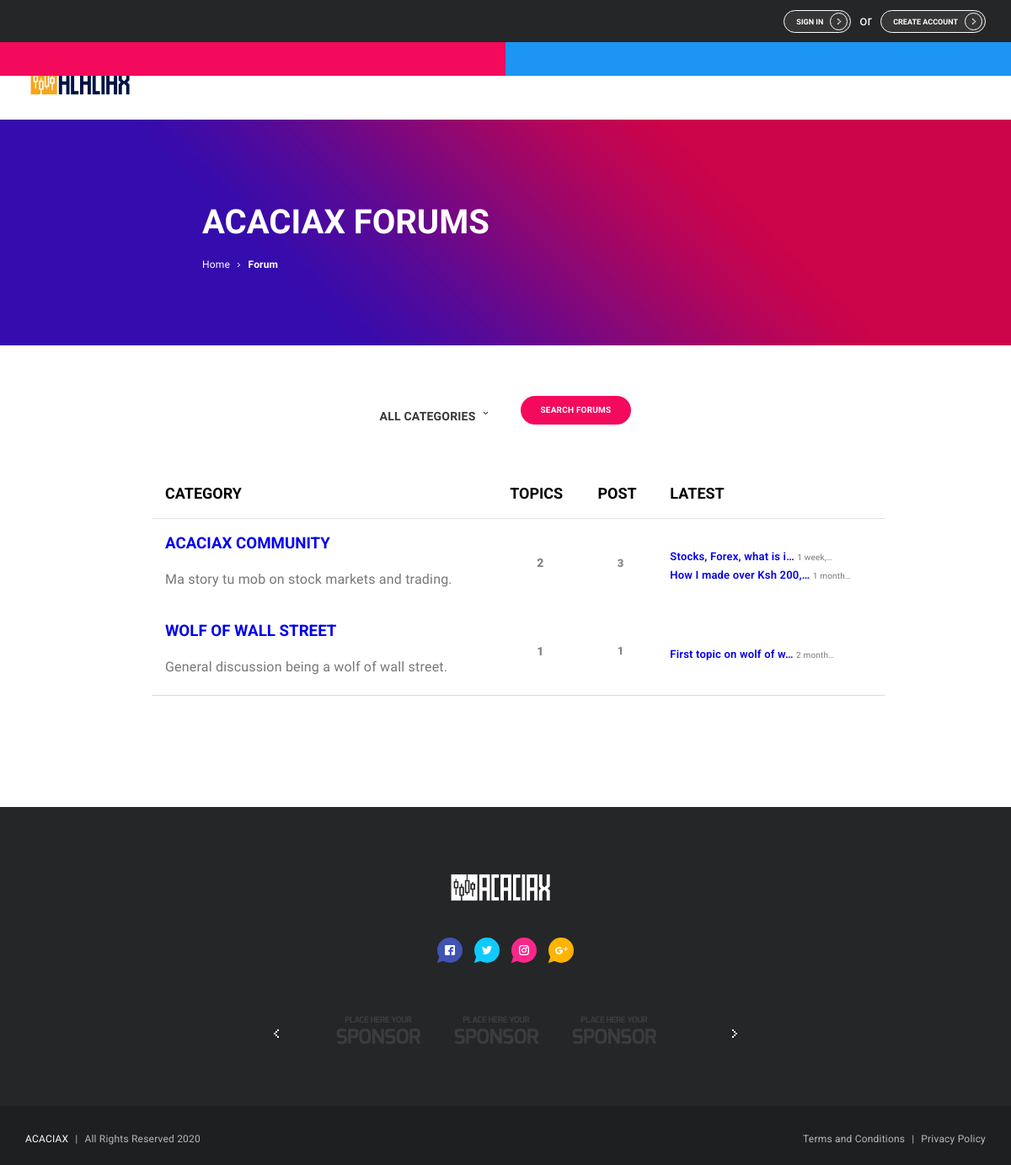
The app's page /forum/ with its own data.
### forum/models.py (models this page shows, shortened)
class Category(models.Model):
    name = models.CharField(max_length=30, unique=True)
    description = models.CharField(max_length=100)
    def get_posts_count(self):
        return Post.objects.filter(topic__category=self).count()
    def get_topic_list(self):
        return Topic.objects.filter(category=self).order_by('-last_updated').all()

class Topic(models.Model):
    subject = models.CharField(max_length=255)
    category = models.ForeignKey(Category, related_name='topics', on_delete=models.CASCADE)
    starter = models.ForeignKey(User, related_name='topics', on_delete=models.CASCADE)
    last_updated = models.DateTimeField(auto_now_add=True)
    updated_by = models.ForeignKey(User, related_name='+', on_delete=models.CASCADE, null=True, blank=True)
    views = models.PositiveIntegerField(default=0)

### forum/views.py (the view)
# urls.py: path('forum/', CategoryListView.as_view(), name='forum'),
class CategoryListView(ListView):
    model = Category
    context_object_name = 'categories'
    template_name = 'forum.html'
    def get_context_data(self, **kwargs):
        context = super().get_context_data(**kwargs)
        context['topic_lists'] = Topic.objects.all()
        return context

### templates/forum.html (shortened to what this page needs)
{% extends 'base.html' %}
{% load static %}
{% load humanize %}
{% block content_forum %}
  <div class="banner-wrap game-review">
    <div class="banner grid-limit cstm-width-60">
      <h2 class="banner-title text-left">ACACIAX FORUMS</h2>
      <p class="banner-sections text-left">
        <a href="{% url 'home' %}">
          <span class="clr-whte banner-section">Home</span>
        </a>
        <svg class="arrow-icon">
          <use xlink:href="#svg-arrow"></use>
        </svg>
        <span class="banner-section"><strong>Forum</strong></span>
      </p>
    </div>
  </div>
  <div class="layout-content-1 grid-limit cstm-width-70">
    <div class="filters-row">
      <div class="dropdown-simple-wrap">
        <div id="filter-01-dropdown-trigger" class="dp-current-option">
          <div id="filter-01-dropdown-option-value" class="dp-current-option-value">
            <p class="dp-option-text">All Categories</p>
          </div>
          <svg class="arrow-icon">
            <use xlink:href="#svg-arrow"></use>
          </svg>
        </div>
      </div>
      <div class="forum-actions">
        <div class="dropdown-simple-wrap">
          <div id="forums-search-dropdown-trigger" class="current-option">
            <p class="button small red">Search Forums</p>
          </div>
        </div>
      </div>
    </div>
        <div class="table-responsive-vertical grid3-1col">
          <table id="table" class="table forum-table-topics no-brdr-space table-hover table-mc-light-blue">
              <thead>
                <tr class="capitalize">
                  <th class="forum-header-title">Category</th>
                  <th class="forum-header-title">Topics</th>
                  <th class="forum-header-title">Post</th>
                  <th class="forum-header-title">Latest</th>
                </tr>
              </thead>
              <tbody>
                {% for category in categories %}
                <tr>
                  <td class="category-title" data-title="Catergory">
                    <h3 class="pd-btm-12"><a href="{% url 'category_topics' category.pk %}">{{ category.name }}</a></h3>
                    <p class="cstm-width-a">{{ category.description }}</p>
                  </td>
                  <td class="topics-count fnt-w8-800 text-center" data-title="Topics"> {{ category.topics.count }} </td>
                  <td class="forum-posts-count fnt-w8-800 text-center" data-title="Posts">{{ category.get_posts_count }} </td>
                  <td class="forum-latest fnt-w8-500 clr_black" data-title="Latest">
                    {% with topic=category.get_topic_list %}
                      {% for subtopic in topic|slice:":3" %}
                        {% if subtopic %}
                          <p style="font-weight: 600; line-height: 1.0em;"><a href="{% url 'topic_posts' category.pk subtopic.pk %}">{{ subtopic.subject|truncatechars:25 }}</a> <span style="font-size: 10px; color: #777;"> {{ subtopic.last_updated|naturaltime|truncatechars:8 }}</span></p>
                        {% else %}
                          <p>No Topics yet</p>
                        {% endif %}
                      {% endfor %}
                    {% endwith %}
                  </td>
                </tr>
                {% endfor %}
              </tbody>
            </table>
          </div>
  </div>
{% endblock content_forum %}

### static/css/tables.css (style rules this page uses)
.table { width: 100%; max-width: 100%; margin-bottom: 2rem; background-color: #fff; font-family: "Roboto",sans-serif; }
.table > thead > tr, .table > tbody > tr, .table > tfoot > tr { -webkit-transition: all 0.3s ease; -o-transition: all 0.3s ease; transition: all 0.3s ease; }
.table > thead > tr > th, .table > tbody > tr > th, .table > tfoot > tr > th, .table > thead > tr > td, .table > tbody > tr > td, .table > tfoot > tr > td { text-align: left; padding: 1rem 0rem; vertical-align: center; border-top: 0; -webkit-transition: all 0.3s ease; -o-transition: all 0.3s ease; transition: all 0.3s ease; }
.table > thead > tr > th { font-weight: 700; color: black; vertical-align: bottom; border-bottom: 1px solid rgba(0, 0, 0, 0.12); }
.table > caption + thead > tr:first-child > th, .table > colgroup + thead > tr:first-child > th, .table > thead:first-child > tr:first-child > th, .table > caption + thead > tr:first-child > td, .table > colgroup + thead > tr:first-child > td, .table > thead:first-child > tr:first-child > td { border-top: 0; }

### static/css/custom_css.css (style rules this page uses)
html { scroll-behavior: smooth; }
span { font-family: "Exo",sans-serif!important; letter-spacing: 0.2px; }
p { font-size: 1.0em; padding-top: 8px; font-family: "Exo",sans-serif!important; letter-spacing: 0.2px; }
.topics-count { font-size: 14px; color: gray; }
.forum-posts-count { color: gray; font-size: 13px; }
.forum-latest { color: gray; font-size: 13px; }
.text-left { text-align: left!important; }
.cstm-width-60 { width: 60%; }
.cstm-width-70 { width: 70%; }
.filters-row { border-bottom: unset; }
.dp-option-text { font-size: 14px!important; }
.capitalize { text-transform: uppercase; }
.text-center { text-align: center!important; }
.no-brdr-space { border-spacing: 0px!important; }
.cstm-width-a { max-width: 350px; word-wrap: break-word; }
.pd-btm-12 { padding-bottom: 12px; }
.fnt-w8-800 { font-weight: 800; }
.clr_black p { color: black!important; }
.forum-latest p span { font-weight: 400; }
.forum-table-topics > thead > tr > th, .forum-table-topics > tbody > tr > th, .forum-table-topics > tfoot > tr > th, .forum-table-topics > thead > tr > td, .forum-table-topics > tbody > tr > td, .forum-table-topics > tfoot > tr > td { padding: 1.2rem 1rem; }
.forum-header-title { font-size: 18px; }
.clr-whte { color: #FFF; }
.fnt-w8-500 { font-weight: 500; }

### records on screen
Category: name "ACACIAX COMMUNITY", description "Ma story tu mob on stock markets and trading.", topics.count "2", get_posts_count "3"
Topic: subject "Stocks, Forex, what is i…", last_updated "1 week,…"
Topic: subject "How I made over Ksh 200,…", last_updated "1 month…"
Category: name "WOLF OF WALL STREET", description "General discussion being a wolf of wall street.", topics.count "1", get_posts_count "1"
Topic: subject "First topic on wolf of w…", last_updated "2 month…"
